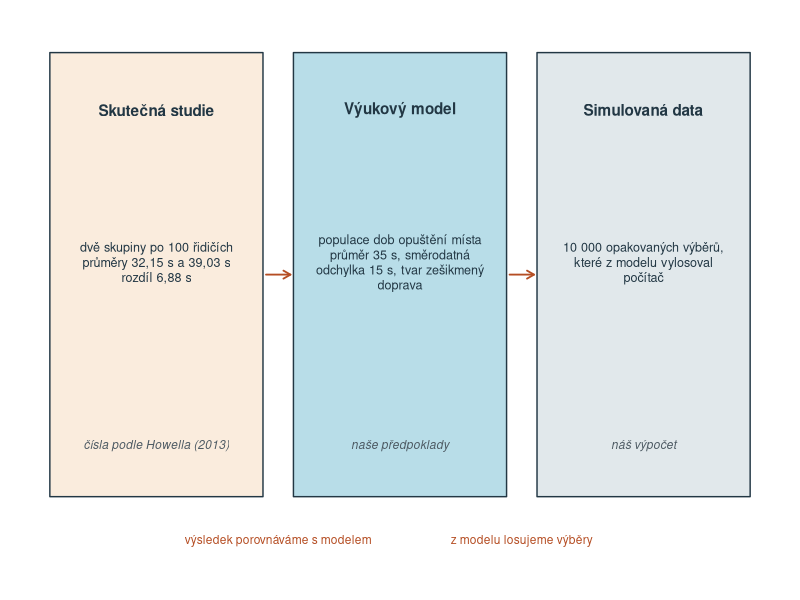
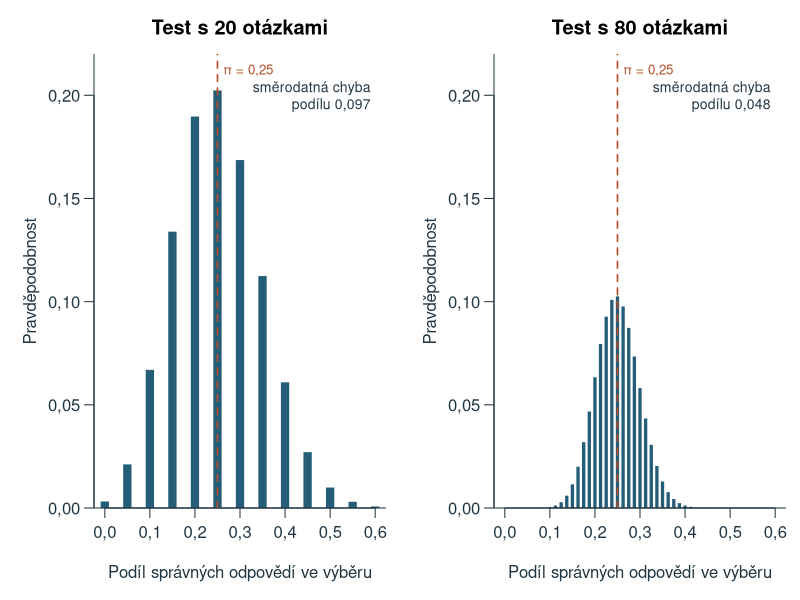
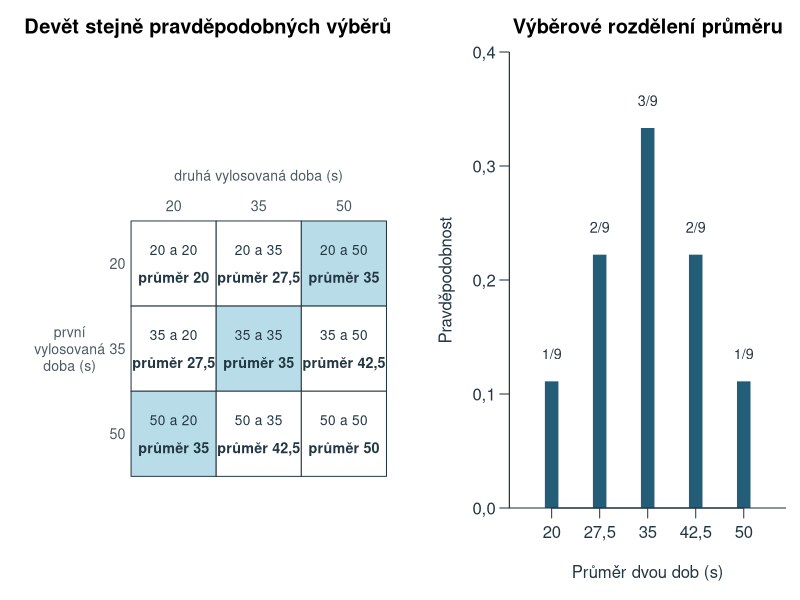
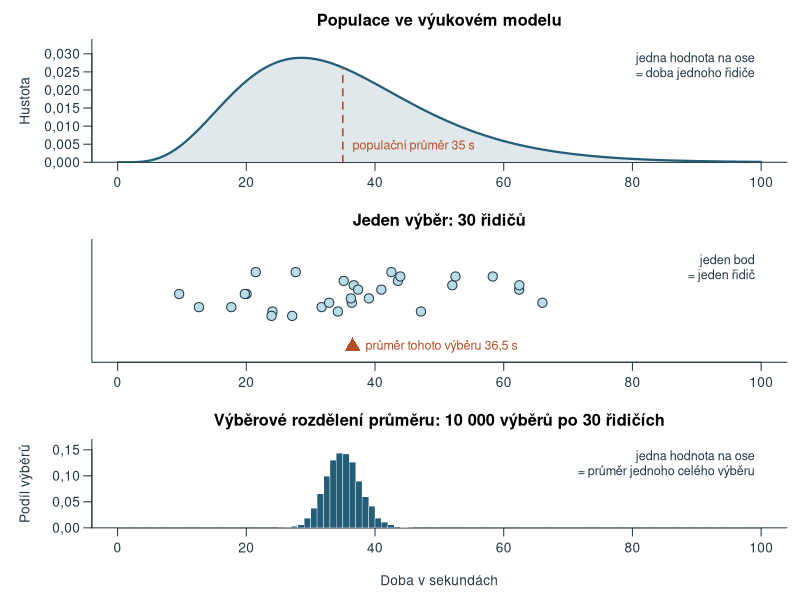
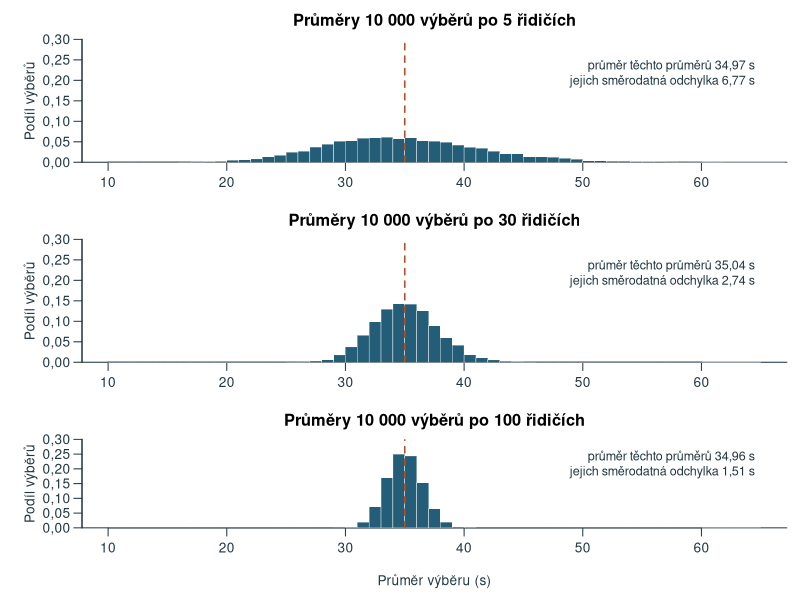
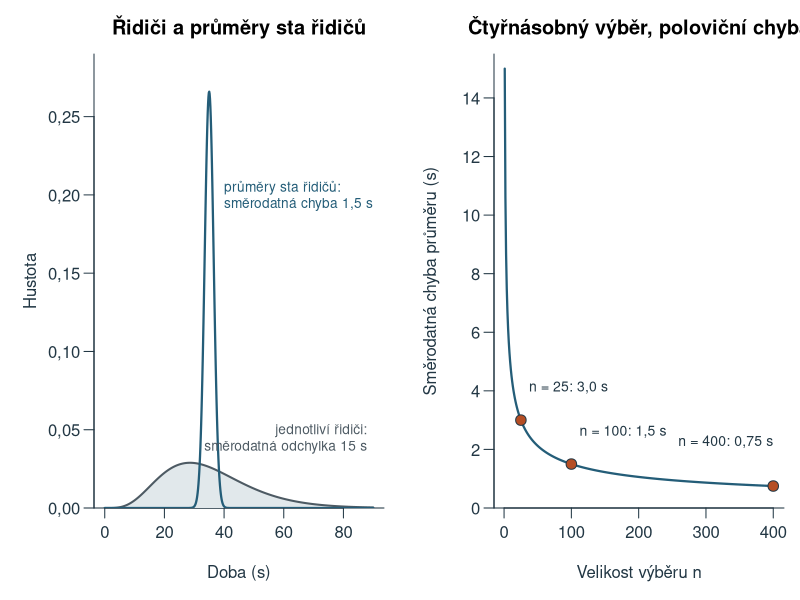
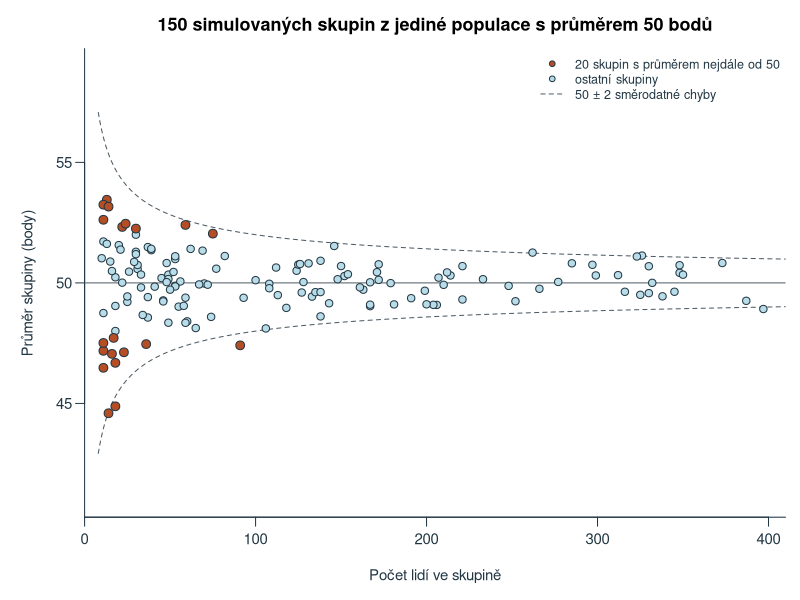
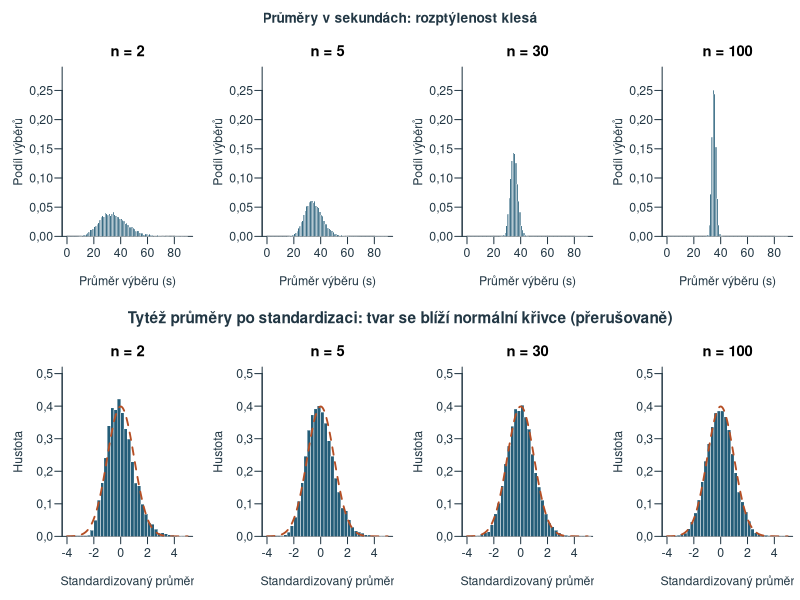

These figures' R source, in order:
# Teaching model, simulations and figures for chapter 6; base R, UTF-8, deterministic project-root paths.
# Study summaries are quoted from Howell (2013, p. 86). Every distribution and simulated value is a teaching model.
ch6_out <- 'assets/chapter-06/plots'
ch6_old_options <- options(OutDec=',')
dir.create(ch6_out,recursive=TRUE,showWarnings=FALSE)
ch6_blue <- '#245D78'; ch6_orange <- '#B54E24'; ch6_fill <- '#B8DDE8'; ch6_gray <- '#4D5A63'; ch6_pale <- '#E1E8EB'; ch6_sand <- '#FAECDD'; ch6_ink <- '#223744'; ch6_mute <- '#A9BAC3'
ch6_num <- function(x,digits=3) formatC(x,format='f',digits=digits,decimal.mark=',')
ch6_draw <- function(name,code,width=8,height=4.5) {
  svg(file.path(ch6_out,paste0(name,'.svg')),width=width,height=height,family='sans',bg='white')
  par(mar=c(4.5,4.5,2.6,.8),mgp=c(2.7,.7,0),las=1,col.axis=ch6_ink,col.lab=ch6_ink,fg=ch6_ink,cex=.9)
  force(code); dev.off()
}
# Fixed inputs ------------------------------------------------------------------
# Parking study as reported by Howell: two groups of 100 drivers, means and a common standard deviation in seconds.
ch6_study <- c(n=100,bez=32.15,cekajici=39.03,s=14.6)
ch6_diff <- unname(ch6_study['cekajici']-ch6_study['bez'])
# Teaching population of leaving times: mean 35 s and SD 15 s are Howell's simulation values;
# the right-skewed (gamma) shape is our own assumption.
ch6_mu <- 35; ch6_sigma <- 15
ch6_shape <- (ch6_mu/ch6_sigma)^2; ch6_scale <- ch6_sigma^2/ch6_mu
ch6_dpop <- function(x) dgamma(x,shape=ch6_shape,scale=ch6_scale)
ch6_rpop <- function(n) rgamma(n,shape=ch6_shape,scale=ch6_scale)
ch6_se <- function(n,sigma=ch6_sigma) sigma/sqrt(n)
ch6_se_diff <- sqrt(2)*ch6_se(100)
ch6_crit <- qnorm(.975)*ch6_se_diff
# Probability that a two-sided test with fixed bounds rejects when the true difference is d.
ch6_power <- function(d,crit=ch6_crit,se=ch6_se_diff) pnorm(-crit,d,se)+pnorm(crit,d,se,lower.tail=FALSE)
# Probability that the two-sided p-value is at most c; it equals the power of the test at level c.
ch6_p_le <- function(c,d,se=ch6_se_diff) { z <- qnorm(1-c/2); pnorm(-z*se,d,se)+pnorm(z*se,d,se,lower.tail=FALSE) }
# Probabilities of p-value bands (lower bound excluded, upper included) for a true difference d.
ch6_p_bands <- function(d,se=ch6_se_diff,cuts=c(0,.001,.01,.04,.05,1)) diff(vapply(cuts,function(c) ch6_p_le(c,d,se),numeric(1)))
# Exact example: all ordered pairs drawn with replacement from three equally likely times.
ch6_three <- c(20,35,50)
ch6_pairs <- expand.grid(druha=ch6_three,prvni=ch6_three)[,c('prvni','druha')]
ch6_pairs$prumer <- rowMeans(ch6_pairs)
ch6_exact <- data.frame(prumer=sort(unique(ch6_pairs$prumer)))
ch6_exact$p <- vapply(ch6_exact$prumer,function(v) mean(ch6_pairs$prumer==v),numeric(1))
# Worked tests: guessing on a 20-item test (chapter 5) and an attention score against the norm N(50, 10).
ch6_test <- c(n=20,pi=.25,k=10)
ch6_z <- c(mu0=50,sigma=10,n=25,m=46)
# Simulations: seeds and the order of draws are fixed ----------------------------
ch6_reps <- 10000; ch6_sizes <- c(2,5,30,100)
set.seed(20261013)
ch6_draws <- lapply(ch6_sizes,function(n) matrix(ch6_rpop(n*ch6_reps),ch6_reps,n))
names(ch6_draws) <- paste0('n',ch6_sizes)
ch6_means <- vapply(ch6_draws,rowMeans,numeric(ch6_reps))
ch6_shown <- ch6_draws$n30[1:8,]
ch6_one_sample <- ch6_shown[3,]
ch6_medians30 <- apply(ch6_draws$n30,1,median)
ch6_sds30 <- apply(ch6_draws$n30,1,sd)
ch6_sds100 <- apply(ch6_draws$n100,1,sd)
rm(ch6_draws)
# Differences between the means of two independent samples of 100 from the same population.
set.seed(20261014)
ch6_diffs <- rowMeans(matrix(ch6_rpop(100*ch6_reps),ch6_reps))-rowMeans(matrix(ch6_rpop(100*ch6_reps),ch6_reps))
# Groups of different sizes whose scores all come from one population N(50, 10).
set.seed(20261015)
ch6_group_n <- round(exp(runif(150,log(10),log(400))))
ch6_group_m <- rnorm(150,50,10/sqrt(ch6_group_n))
ch6_group_extreme <- rank(abs(ch6_group_m-50))>130
# Drawing helpers -----------------------------------------------------------------
# Relative-frequency histogram drawn with rectangles; returns the histogram object.
ch6_hist <- function(v,by,xlim,main,ylim=NULL,col=ch6_blue,xlab='',ylab='Podíl výběrů',density=FALSE,...) {
  br <- seq(floor(min(v,xlim[1])/by)*by,ceiling(max(v,xlim[2])/by)*by,by=by)
  h <- hist(v,breaks=br,plot=FALSE); y <- h$counts/length(v)/if(density) by else 1
  plot(NA,xlim=xlim,ylim=if(is.null(ylim)) c(0,max(y)*1.16) else ylim,xlab=xlab,ylab=ylab,main=main,bty='l',yaxs='i',...)
  rect(br[-length(br)],0,br[-1],y,col=col,border='white',lwd=.4)
  invisible(h)
}
# Area under a normal curve between two bounds.
ch6_area <- function(from,to,mean,sd,col) {
  x <- seq(from,to,length.out=200)
  polygon(c(from,x,to),c(0,dnorm(x,mean,sd),0),col=col,border=NA)
}
ch6_curve <- function(mean,sd,xlim,main,xlab,ylim=NULL,ylab='Hustota',...) {
  x <- seq(xlim[1],xlim[2],length.out=500); y <- dnorm(x,mean,sd)
  plot(NA,xlim=xlim,ylim=if(is.null(ylim)) c(0,max(y)*1.2) else ylim,xlab=xlab,ylab=ylab,main=main,bty='l',yaxs='i',...)
  invisible(list(x=x,y=y))
}
# Figures -------------------------------------------------------------------------
ch6_draw('tri-vrstvy', {
  par(mar=c(.3,.3,.3,.3))
  plot(NA,xlim=c(0,12),ylim=c(.6,4.9),axes=FALSE,xlab='',ylab='')
  xs <- c(2,6,10); fills <- c(ch6_sand,ch6_fill,ch6_pale)
  heads <- c('Skutečná studie','Výukový model','Simulovaná data')
  body <- c('dvě skupiny po 100 řidičích\nprůměry 32,15 s a 39,03 s\nrozdíl 6,88 s','populace dob opuštění místa\nprůměr 35 s, směrodatná\nodchylka 15 s, tvar zešikmený\ndoprava','10 000 opakovaných výběrů,\nkteré z modelu vylosoval\npočítač')
  src <- c('čísla podle Howella (2013)','naše předpoklady','náš výpočet')
  for(i in 1:3) {
    rect(xs[i]-1.75,1.2,xs[i]+1.75,4.7,col=fills[i],border=ch6_ink,lwd=1.4)
    text(xs[i],4.25,heads[i],font=2,cex=1.02); text(xs[i],3.05,body[i],cex=.84); text(xs[i],1.6,src[i],cex=.8,font=3,col=ch6_gray)
  }
  arrows(c(3.8,7.8),2.95,c(4.2,8.2),2.95,length=.08,lwd=1.8,col=ch6_orange)
  text(4,.85,'výsledek porovnáváme s modelem',cex=.8,col=ch6_orange); text(8,.85,'z modelu losujeme výběry',cex=.8,col=ch6_orange)
},width=9.4,height=3.5)
ch6_draw('podil-rozdeleni', {
  par(mfrow=c(1,2),mar=c(4.6,4.7,2.7,.7))
  for(n in c(20,80)) {
    k <- 0:n; p <- dbinom(k,n,.25)
    plot(k/n,p,type='h',lwd=if(n==20) 8 else 3.2,lend=1,col=ch6_blue,xlim=c(0,.6),ylim=c(0,.22),xlab='Podíl správných odpovědí ve výběru',ylab='Pravděpodobnost',main=paste0('Test s ',n,' otázkami'),bty='l',yaxs='i')
    abline(v=.25,lty=2,lwd=1.6,col=ch6_orange)
    text(.59,.2,paste0('směrodatná chyba\npodílu ',ch6_num(sqrt(.25*.75/n))),adj=1,cex=.84)
    text(.262,.212,'π = 0,25',adj=0,cex=.8,col=ch6_orange)
  }
},width=10,height=4.3)
ch6_draw('devet-vyberu', {
  layout(matrix(1:2,1),widths=c(1.08,1)); par(mar=c(.5,.5,2.6,.5))
  plot(NA,xlim=c(-1.25,3.05),ylim=c(-.1,3.75),axes=FALSE,xlab='',ylab='',asp=1,main='Devět stejně pravděpodobných výběrů')
  for(i in 1:3) for(j in 1:3) {
    m <- (ch6_three[i]+ch6_three[j])/2
    rect(j-1,3-i,j,4-i,col=if(m==35) ch6_fill else 'white',border=ch6_ink)
    text(j-.5,3.66-i,paste0(ch6_three[i],' a ',ch6_three[j]),cex=.82)
    text(j-.5,3.32-i,paste0('průměr ',format(m)),cex=.86,font=2)
  }
  text(1:3-.5,3.18,ch6_three,cex=.86,col=ch6_gray); text(1.5,3.52,'druhá vylosovaná doba (s)',cex=.84,col=ch6_gray)
  text(-.16,3:1-.5,ch6_three,cex=.86,col=ch6_gray); text(-.72,1.5,'první\nvylosovaná\ndoba (s)',cex=.84,col=ch6_gray)
  par(mar=c(4.6,4.7,2.6,.7))
  m <- ch6_exact$prumer; p <- ch6_exact$p
  plot(m,p,type='h',lwd=13,lend=1,col=ch6_blue,xlim=c(15,55),ylim=c(0,.4),xaxt='n',xlab='Průměr dvou dob (s)',ylab='Pravděpodobnost',main='Výběrové rozdělení průměru',bty='l',yaxs='i')
  axis(1,at=m,labels=c('20','27,5','35','42,5','50')); text(m,p+.024,c('1/9','2/9','3/9','2/9','1/9'),cex=.86)
},width=10,height=4.5)
ch6_draw('tri-urovne', {
  par(mfrow=c(3,1),mar=c(2.3,5.6,2.4,.8),mgp=c(3.6,.7,0),cex=.82)
  x <- seq(0,100,length.out=500)
  plot(NA,xlim=c(0,100),ylim=c(0,.034),xlab='',ylab='Hustota',main='Populace ve výukovém modelu',bty='l',yaxs='i')
  polygon(c(x,100,0),c(ch6_dpop(x),0,0),col=ch6_pale,border=NA); lines(x,ch6_dpop(x),lwd=2.2,col=ch6_blue)
  segments(ch6_mu,0,ch6_mu,ch6_dpop(ch6_mu),lty=2,lwd=1.6,col=ch6_orange)
  text(ch6_mu+1.5,.0045,'populační průměr 35 s',adj=0,cex=.92,col=ch6_orange)
  text(99,.027,'jedna hodnota na ose\n= doba jednoho řidiče',adj=1,cex=.92)
  plot(NA,xlim=c(0,100),ylim=c(0,1),yaxt='n',xlab='',ylab='',main='Jeden výběr: 30 řidičů',bty='l')
  y <- .56+((seq_along(ch6_one_sample)*7)%%11-5)/26
  points(ch6_one_sample,y,pch=21,bg=ch6_fill,col=ch6_ink,cex=1.5)
  points(mean(ch6_one_sample),.1,pch=17,col=ch6_orange,cex=1.9)
  text(mean(ch6_one_sample)+2,.1,paste0('průměr tohoto výběru ',ch6_num(mean(ch6_one_sample),1),' s'),adj=0,cex=.92,col=ch6_orange)
  text(99,.8,'jeden bod\n= jeden řidič',adj=1,cex=.92)
  par(mar=c(4.4,5.6,2.4,.8))
  ch6_hist(ch6_means[,'n30'],1,c(0,100),'Výběrové rozdělení průměru: 10 000 výběrů po 30 řidičích',xlab='',ylim=c(0,.17))
  title(xlab='Doba v sekundách',mgp=c(2.7,.7,0))
  text(99,.125,'jedna hodnota na ose\n= průměr jednoho celého výběru',adj=1,cex=.92)
},width=8.6,height=7.6)
ch6_draw('prumery-simulace', {
  par(mfrow=c(3,1),mar=c(2.3,5,2.4,.8),cex=.82)
  for(j in 2:4) {
    n <- ch6_sizes[j]; if(j==4) par(mar=c(4.4,5,2.4,.8))
    ch6_hist(ch6_means[,j],1,c(10,65),paste0('Průměry 10 000 výběrů po ',n,' řidičích'),xlab=if(j==4) 'Průměr výběru (s)' else '',ylim=c(0,.3))
    abline(v=ch6_mu,lty=2,lwd=1.5,col=ch6_orange)
    text(64.5,.22,paste0('průměr těchto průměrů ',ch6_num(mean(ch6_means[,j]),2),' s\njejich směrodatná odchylka ',ch6_num(sd(ch6_means[,j]),2),' s'),adj=1,cex=.92)
  }
},width=8.6,height=7.2)
ch6_draw('smerodatna-chyba', {
  par(mfrow=c(1,2),mar=c(4.6,4.7,2.7,.8))
  x <- seq(0,90,length.out=700)
  plot(NA,xlim=c(0,90),ylim=c(0,.29),xlab='Doba (s)',ylab='Hustota',main='Řidiči a průměry sta řidičů',bty='l',yaxs='i')
  polygon(c(x,90,0),c(ch6_dpop(x),0,0),col=ch6_pale,border=NA); lines(x,ch6_dpop(x),lwd=2,col=ch6_gray)
  lines(x,dnorm(x,ch6_mu,ch6_se(100)),lwd=2.2,col=ch6_blue)
  text(88,.045,'jednotliví řidiči:\nsměrodatná odchylka 15 s',adj=1,cex=.82,col=ch6_gray)
  text(40,.2,'průměry sta řidičů:\nsměrodatná chyba 1,5 s',adj=0,cex=.82,col=ch6_blue)
  n <- 1:400
  plot(n,ch6_se(n),type='l',lwd=2.2,col=ch6_blue,ylim=c(0,15.5),xlab='Velikost výběru n',ylab='Směrodatná chyba průměru (s)',main='Čtyřnásobný výběr, poloviční chyba',bty='l',yaxs='i')
  k <- c(25,100,400); points(k,ch6_se(k),pch=21,bg=ch6_orange,col=ch6_ink,cex=1.4)
  text(k[1:2]+12,ch6_se(k[1:2])+1.1,paste0('n = ',k[1:2],': ',c('3,0','1,5'),' s'),adj=0,cex=.84)
  text(k[3],ch6_se(k[3])+1.5,'n = 400: 0,75 s',adj=1,cex=.84)
},width=10,height=4.4)
ch6_draw('trychtyr', {
  par(mar=c(4.6,4.7,2.7,.8))
  plot(NA,xlim=c(0,410),ylim=c(41,59),xlab='Počet lidí ve skupině',ylab='Průměr skupiny (body)',main='150 simulovaných skupin z jediné populace s průměrem 50 bodů',bty='l',xaxs='i')
  n <- seq(8,410,length.out=300)
  lines(n,50+2*10/sqrt(n),lty=2,col=ch6_gray); lines(n,50-2*10/sqrt(n),lty=2,col=ch6_gray); abline(h=50,col=ch6_gray)
  points(ch6_group_n[!ch6_group_extreme],ch6_group_m[!ch6_group_extreme],pch=21,bg=ch6_fill,col=ch6_ink,cex=1.1)
  points(ch6_group_n[ch6_group_extreme],ch6_group_m[ch6_group_extreme],pch=21,bg=ch6_orange,col=ch6_ink,cex=1.3)
  legend('topright',c('20 skupin s průměrem nejdále od 50','ostatní skupiny','50 ± 2 směrodatné chyby'),pch=c(21,21,NA),pt.bg=c(ch6_orange,ch6_fill,NA),lty=c(NA,NA,2),col=c(ch6_ink,ch6_ink,ch6_gray),bty='n',cex=.84)
},width=8.6,height=4.8)
ch6_draw('zvc-clv', {
  # Two heading strips keep the row titles clear of the panel titles.
  layout(matrix(c(1,1,1,1,2:5,6,6,6,6,7:10),4,byrow=TRUE),heights=c(.13,1,.13,1))
  ch6_strip <- function(label) { par(mar=c(0,0,0,0)); plot.new(); text(.5,.45,label,font=2,cex=1.25) }
  ch6_strip('Průměry v sekundách: rozptýlenost klesá')
  par(mar=c(4.3,4.2,2.2,.5),mgp=c(2.5,.6,0),cex=.74)
  for(j in 1:4) ch6_hist(ch6_means[,j],1,c(0,90),paste0('n = ',ch6_sizes[j]),xlab='Průměr výběru (s)',ylim=c(0,.29))
  ch6_strip('Tytéž průměry po standardizaci: tvar se blíží normální křivce (přerušovaně)')
  par(mar=c(4.3,4.2,2.2,.5),mgp=c(2.5,.6,0),cex=.74)
  for(j in 1:4) {
    z <- (ch6_means[,j]-ch6_mu)/ch6_se(ch6_sizes[j])
    ch6_hist(z,.25,c(-4,5),paste0('n = ',ch6_sizes[j]),xlab='Standardizovaný průměr',ylab='Hustota',ylim=c(0,.52),density=TRUE)
    curve(dnorm(x),from=-4,to=5,add=TRUE,lwd=1.8,lty=2,col=ch6_orange,n=300)
  }
},width=10.4,height=6.6)
ch6_draw('clv-qq', {
  par(mfrow=c(1,4),mar=c(4.4,4.2,2.6,.5),mgp=c(2.5,.6,0),cex=.78)
  p <- (1:199)/200
  for(j in 1:4) {
    z <- (ch6_means[,j]-ch6_mu)/ch6_se(ch6_sizes[j])
    plot(qnorm(p),quantile(z,p,names=FALSE),pch=16,cex=.55,col=ch6_blue,xlim=c(-3,3),ylim=c(-3,4.6),xlab='Teoretický normální kvantil',ylab='Kvantil standardizovaných průměrů',main=paste0('n = ',ch6_sizes[j]),bty='l')
    abline(0,1,lty=2,lwd=1.5,col=ch6_orange)
  }
},width=10.4,height=3.6)
ch6_draw('jine-statistiky', {
  par(mfrow=c(1,3),mar=c(4.5,4.3,2.7,.5),mgp=c(2.5,.6,0),cex=.82)
  ch6_hist(ch6_means[,'n30'],1,c(18,52),'Průměr',xlab='Průměr výběru (s)',ylim=c(0,.2))
  abline(v=ch6_mu,lty=2,lwd=1.5,col=ch6_orange)
  ch6_hist(ch6_medians30,1,c(18,52),'Medián',xlab='Medián výběru (s)',ylim=c(0,.2))
  abline(v=qgamma(.5,shape=ch6_shape,scale=ch6_scale),lty=2,lwd=1.5,col=ch6_orange)
  ch6_hist(ch6_sds30,1,c(4,30),'Směrodatná odchylka',xlab='Směrodatná odchylka výběru (s)',ylim=c(0,.2))
  abline(v=ch6_sigma,lty=2,lwd=1.5,col=ch6_orange)
},width=10,height=3.9)
ch6_draw('plocha-prumeru', {
  par(mfrow=c(1,2),mar=c(4.6,4.7,2.7,.8))
  se <- ch6_se(100)
  cv <- ch6_curve(ch6_mu,se,c(29,41),'Průměr sta řidičů ve výukovém modelu','Průměr výběru (s)')
  ch6_area(38,41,ch6_mu,se,ch6_orange); lines(cv$x,cv$y,lwd=2.2,col=ch6_blue)
  segments(c(35,38),0,c(35,38),dnorm(c(35,38),ch6_mu,se),lty=2,col=ch6_gray)
  text(38.3,.085,paste0('nad 38 s:\n',ch6_num(pnorm(38,ch6_mu,se,lower.tail=FALSE))),adj=0,cex=.84,col=ch6_orange)
  ch6_hist(ch6_diffs,.5,c(-9,9),'Rozdíl průměrů dvou výběrů po 100 řidičích',xlab='Rozdíl průměrů (s)',ylab='Hustota',ylim=c(0,.3),col=ch6_mute,density=TRUE)
  ch6_area(-9,-3,0,ch6_se_diff,adjustcolor(ch6_orange,.75)); ch6_area(3,9,0,ch6_se_diff,adjustcolor(ch6_orange,.75))
  curve(dnorm(x,0,ch6_se_diff),from=-9,to=9,add=TRUE,lwd=2.2,col=ch6_blue,n=400)
  text(-8.8,.275,'sloupce: 10 000\nsimulovaných rozdílů',adj=0,cex=.8,col=ch6_gray)
  text(8.8,.275,'křivka: normální model\nse směrodatnou chybou 2,12 s',adj=1,cex=.8,col=ch6_blue)
  text(8.8,.15,paste0('rozdíl větší než 3 s\nv kterémkoli směru: ',ch6_num(2*pnorm(-3,0,ch6_se_diff))),adj=1,cex=.8,col=ch6_orange)
},width=10.4,height=4.4)
ch6_draw('extremnejsi', {
  par(mfrow=c(1,3),mar=c(4.5,4.2,3.4,.5),mgp=c(2.5,.6,0),cex=.8)
  obs <- 4; se <- ch6_se_diff
  mains <- c('Alternativa: průměry se liší','Alternativa: s čekajícím\ntrvá odjezd déle','Alternativa: s čekajícím\ntrvá odjezd kratší dobu')
  probs <- c(2*pnorm(-obs,0,se),pnorm(obs,0,se,lower.tail=FALSE),pnorm(obs,0,se))
  for(k in 1:3) {
    cv <- ch6_curve(0,se,c(-9,9),mains[k],'Rozdíl průměrů (s)',ylim=c(0,.25))
    if(k==1) { ch6_area(-9,-obs,0,se,ch6_orange); ch6_area(obs,9,0,se,ch6_orange) }
    if(k==2) ch6_area(obs,9,0,se,ch6_orange)
    if(k==3) ch6_area(-9,obs,0,se,ch6_orange)
    lines(cv$x,cv$y,lwd=2,col=ch6_blue); segments(obs,0,obs,.19,lty=2,lwd=1.5,col=ch6_ink)
    text(obs,.205,'pozorováno 4 s',cex=.86)
    text(-8.8,.235,paste0('vybarveno: ',ch6_num(probs[k])),adj=0,cex=.92,col=ch6_orange)
  }
},width=10.4,height=3.9)
ch6_draw('p-hodnota', {
  par(mar=c(4.6,4.7,2.7,.8))
  se <- ch6_se_diff
  cv <- ch6_curve(0,se,c(-11.5,11.5),'Rozdělení rozdílu průměrů, kdyby se populační průměry nelišily','Rozdíl průměrů (s)',ylim=c(0,.235))
  ch6_area(-11.5,-ch6_crit,0,se,ch6_sand); ch6_area(ch6_crit,11.5,0,se,ch6_sand)
  ch6_area(-11.5,-ch6_diff,0,se,ch6_orange); ch6_area(ch6_diff,11.5,0,se,ch6_orange)
  lines(cv$x,cv$y,lwd=2.2,col=ch6_blue)
  segments(c(-ch6_crit,ch6_crit),0,c(-ch6_crit,ch6_crit),.125,lty=2,col=ch6_gray)
  text(c(-ch6_crit,ch6_crit),.14,c('−4,16 s','4,16 s'),cex=.84,col=ch6_gray)
  text(c(-5.2,5.2),.092,c('kritický obor:\nvlevo 2,5 %','kritický obor:\nvpravo 2,5 %'),adj=c(1,.5),cex=.8,col=ch6_gray,pos=c(2,4),offset=0)
  arrows(c(-ch6_diff,ch6_diff),.03,c(-ch6_diff,ch6_diff),.004,length=.07,lwd=1.6,col=ch6_orange)
  text(ch6_diff+.3,.045,'pozorovaný\nrozdíl 6,88 s',adj=c(0,.5),cex=.82,col=ch6_orange)
  text(-ch6_diff-.3,.045,'stejně velký rozdíl\nopačným směrem',adj=c(1,.5),cex=.82,col=ch6_orange)
  text(0,.222,expression(italic(p)*'-hodnota = plocha za oběma šipkami dohromady, přibližně 0,001'),cex=.86,col=ch6_orange)
},width=8.6,height=4.6)
ch6_draw('sila', {
  par(mfrow=c(2,2),mar=c(4.3,4.5,3,.6),oma=c(1.7,0,0,0),mgp=c(2.6,.6,0),cex=.8)
  se <- ch6_se_diff
  for(d in c(0,3,5,8)) {
    cv <- ch6_curve(d,se,c(-9,15),if(d==0) 'Skutečný rozdíl 0 s: platí nulová hypotéza' else paste0('Skutečný rozdíl ',d,' s'),'Rozdíl výběrových průměrů (s)',ylim=c(0,.25))
    ch6_area(-9,-ch6_crit,d,se,ch6_orange); ch6_area(ch6_crit,15,d,se,ch6_orange)
    lines(cv$x,cv$y,lwd=2,col=ch6_blue); abline(v=c(-ch6_crit,ch6_crit),lty=2,lwd=1.4,col=ch6_ink)
    text(14.8,.228,paste0('pravděpodobnost\nzamítnutí ',ch6_num(ch6_power(d),2)),adj=1,cex=.9,col=ch6_orange)
  }
  mtext('Oboustranný test, α = 0,05; kritické hodnoty −4,16 s a 4,16 s (přerušovaně) jsou ve všech panelech stejné',1,line=.4,outer=TRUE,cex=.78)
},width=10,height=6.9)
ch6_draw('rozdeleni-p', {
  par(mfrow=c(2,2),mar=c(4.3,4.5,3,.6),oma=c(1.7,0,0,0),mgp=c(2.6,.6,0),cex=.8)
  cuts <- seq(0,1,.05)
  for(d in c(0,3,5,8)) {
    pr <- diff(vapply(cuts,function(c) ch6_p_le(c,d),numeric(1)))
    plot(NA,xlim=c(0,1),ylim=c(0,1),xaxs='i',yaxs='i',bty='l',xlab=expression(italic(p)*'-hodnota jedné studie'),ylab='Pravděpodobnost',
      main=if(d==0) 'Skutečný rozdíl 0 s: platí nulová hypotéza' else paste0('Skutečný rozdíl ',d,' s'),font.main=1,cex.main=1)
    rect(head(cuts,-1),0,cuts[-1],pr,col=c(ch6_orange,rep(ch6_fill,19)),border=c(ch6_orange,rep(ch6_blue,19)),lwd=.6)
    abline(h=.05,lty=2,lwd=1.3,col=ch6_ink)
    text(.07,min(pr[1]+.06,.93),bquote(italic(p)*.(paste0(' ≤ 0,05: ',ch6_num(pr[1],3),if(d==0) ' (α)' else ' (síla)'))),adj=0,cex=.9,col=ch6_orange)
  }
  mtext('Sto řidičů v každé skupině, oboustranný test. Sloupce po 0,05; přerušovaná čára 0,05 = rovnoměrné rozdělení za platnosti nulové hypotézy',1,line=.4,outer=TRUE,cex=.78)
},width=10,height=6.9)
ch6_draw('stejny-rozdil', {
  par(mfrow=c(1,2),mar=c(4.6,4.7,2.9,.8))
  for(n in c(25,2500)) {
    se <- 10/sqrt(n)
    cv <- ch6_curve(50,se,c(44,56),paste0('Výběr ',format(n,big.mark=' '),' studentů'),'Průměr výběru (body)')
    ch6_area(44,49,50,se,ch6_orange); ch6_area(51,56,50,se,ch6_orange)
    lines(cv$x,cv$y,lwd=2.2,col=ch6_blue); segments(51,0,51,max(cv$y)*1.04,lty=2,lwd=1.5,col=ch6_ink)
    text(51.15,max(cv$y)*1.06,'pozorováno 51',adj=c(0,0),cex=.82)
    text(44.2,max(cv$y)*1.145,paste0('směrodatná chyba ',format(se),' bodu'),adj=0,cex=.84)
    text(44.2,max(cv$y)*1.075,bquote(italic(p)*.(paste0('-hodnota ',if(n==25) ch6_num(2*pnorm(-1/se),2) else 'menší než 0,001'))),adj=0,cex=.84)
  }
},width=10,height=4.3)
ch6_draw('dva-testy', {
  par(mfrow=c(1,2),mar=c(4.6,4.7,2.9,.8))
  k <- 0:20; p <- dbinom(k,20,.25)
  plot(k,p,type='h',lwd=8,lend=1,col=ifelse(k>=10,ch6_orange,ifelse(k==9,'#E3A77E',ch6_mute)),xlim=c(0,20),ylim=c(0,.23),xlab='Počet správných odpovědí z 20',ylab='Pravděpodobnost při tipování',main='Binomický test',bty='l',yaxs='i')
  legend('topright',c(expression('10 a více: '*italic(p)*'-hodnota 0,014'),'9: patří do kritického oboru','8 a méně'),fill=c(ch6_orange,'#E3A77E',ch6_mute),bty='n',cex=.82)
  cv <- ch6_curve(50,2,c(42,58),'z-test průměru','Průměr 25 studentů (body)',ylim=c(0,.24))
  ch6_area(42,46,50,2,ch6_orange); lines(cv$x,cv$y,lwd=2.2,col=ch6_blue)
  abline(v=qnorm(.05,50,2),lty=2,lwd=1.5,col=ch6_ink)
  text(42.2,.091,'46 a méně:',adj=0,cex=.82,col=ch6_orange)
  text(42.2,.077,expression(italic(p)*'-hodnota'),adj=0,cex=.82,col=ch6_orange)
  text(42.2,.063,'0,023',adj=0,cex=.82,col=ch6_orange)
  text(qnorm(.05,50,2)+.25,.225,'kritická hodnota 46,7',adj=0,cex=.82)
},width=10,height=4.3)
options(ch6_old_options)
